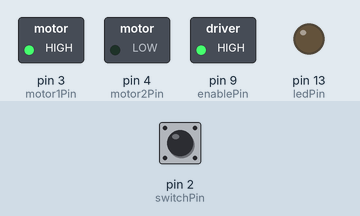
This sketch was run on a simulated Arduino Uno, built with avr-gcc and run on an emulated ATmega328P. Parts: switched loads named in the sketch (green lamp = pin HIGH), output pins drawn as LEDs (lit = HIGH). Inputs (shaded band) come from the test bench; at power-on: pin 2 (switchPin) LOW.

Above: at 1.5 s.
1.6 s: pin 2 (switchPin) pulled HIGH for 0.15 s
At 1.67 s:
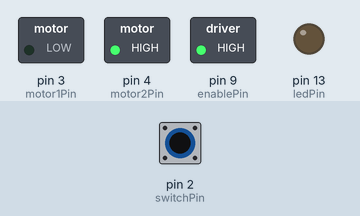
3.2 s: pin 2 (switchPin) pulled HIGH for 3.2 s
At 7.8 s:
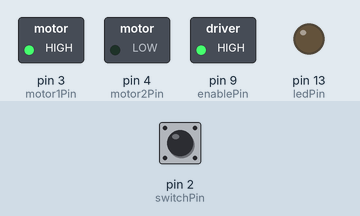
Timing chart, 0 to 9.3 s (numbered marks = the images above; inputs shaded):
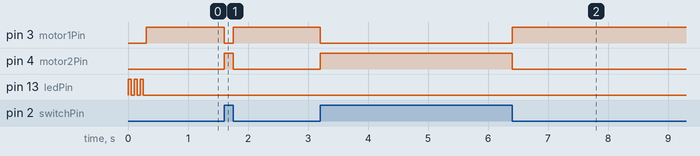

The sketch:

ponte-h_interruttore.ino
```cpp
const int switchPin = 2;    // switch input
  const int motor1Pin = 3;    // H-bridge leg 1 (pin 2, 1A)
  const int motor2Pin = 4;    // H-bridge leg 2 (pin 7, 2A)
  const int enablePin = 9;    // H-bridge enable pin
  const int ledPin = 13;      // LED

  void setup() {
    // set the switch as an input:
    pinMode(switchPin, INPUT);
    // set all the other pins you're using as outputs:
    pinMode(motor1Pin, OUTPUT);
    pinMode(motor2Pin, OUTPUT);
    pinMode(enablePin, OUTPUT);
    pinMode(ledPin, OUTPUT);
    // set enablePin high so that motor can turn on:
    digitalWrite(enablePin, HIGH);
    // blink the LED 3 times. This should happen only once.
    // if you see the LED blink three times, it means that the module
    // reset itself,. probably because the motor caused a brownout
    // or a short.
    blink(ledPin, 3, 100);
  }
  void loop() {
    // if the switch is high, motor will turn on one direction:
    if (digitalRead(switchPin) == HIGH) {
      digitalWrite(motor1Pin, LOW);   // set leg 1 of the H-bridge low
      digitalWrite(motor2Pin, HIGH);  // set leg 2 of the H-bridge high
    }
    // if the switch is low, motor will turn in the other direction:
    else {
      digitalWrite(motor1Pin, HIGH);  // set leg 1 of the H-bridge high
      digitalWrite(motor2Pin, LOW);   // set leg 2 of the H-bridge low
    }
  }
  void blink(int whatPin, int howManyTimes, int milliSecs) {
    int i = 0;
    for ( i = 0; i < howManyTimes; i++) {
      digitalWrite(whatPin, HIGH);
      delay(milliSecs/2);
      digitalWrite(whatPin, LOW);
      delay(milliSecs/2);
    }
  }
```

Measured:
- after the input at 1.6 s, pin 3 (motor1Pin): HIGH → LOW at once, → HIGH 0.15 s later; pin 4 (motor2Pin): LOW → HIGH at once, → LOW 0.15 s later
- after the input at 3.2 s, pin 3 (motor1Pin): HIGH → LOW at once, → HIGH 3.2 s later; pin 4 (motor2Pin): LOW → HIGH at once, → LOW 3.2 s later
